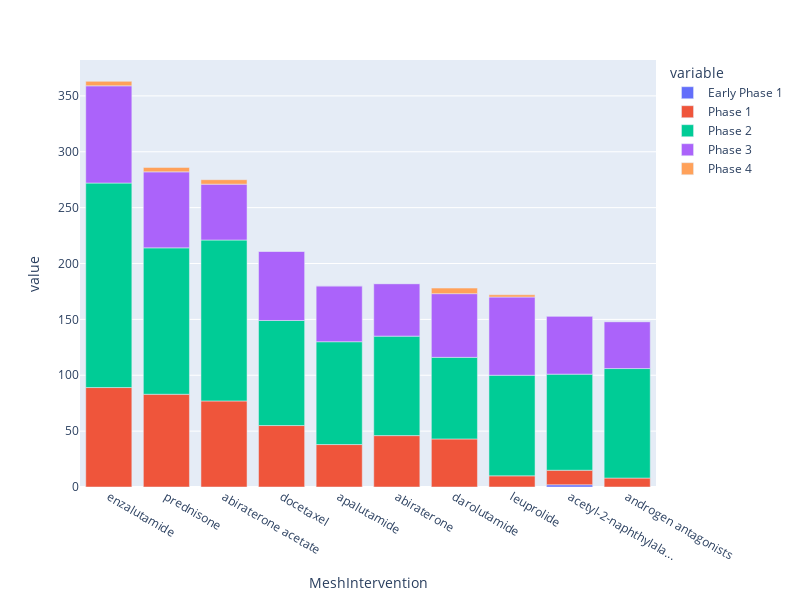

Notebook code cell kept with this figure:
### Code cell
mesh_5yr_interventional_df = mesh_5yr_interventional_df[mesh_5yr_interventional_df['MeshIntervention'] != 'null']
mesh_5yr_interventional_df['MeshIntervention'] = mesh_5yr_interventional_df['MeshIntervention'].astype(str).apply(lambda x: x if len(x) <= 20 else x[:20] + '...')
mesh_5yr_interventional_df.rename(columns={'EPhase1Count': 'Early Phase 1', 'Phase1Count': 'Phase 1', 'Phase2Count': 'Phase 2', 'Phase3Count': 'Phase 3', 'Phase4Count': 'Phase 4'}, inplace=True)
fig = px.bar(mesh_5yr_interventional_df[:10], x='MeshIntervention', y=['Early Phase 1', 'Phase 1', 'Phase 2', 'Phase 3', 'Phase 4'], 
             hover_data='MeshInterventionCount',
             orientation='v', width=800, height=600)
# fig.update_layout(margin=dict(l=20, r=20, t=100, b=5))
fig.show()

### Figure 1 — Plotly figure (JSON) as saved in the notebook; plotly's stock layout.template omitted (floating-point values rounded to 4 significant figures)
{"data": [{"customdata": [[363], [286], [275], [211], [184], [184], [178], [172], [153], [149]], "hovertemplate": "variable=Early Phase 1<br>MeshIntervention=%{x}<br>value=%{y}<br>MeshInterventionCount=%{customdata[0]}<extra></extra>", "legendgroup": "Early Phase 1", "marker": {"color": "#636efa", "pattern": {"shape": ""}}, "name": "Early Phase 1", "orientation": "v", "showlegend": true, "textposition": "auto", "type": "bar", "x": ["enzalutamide", "prednisone", "abiraterone acetate", "docetaxel", "apalutamide", "abiraterone", "darolutamide", "leuprolide", "acetyl-2-naphthylala...", "androgen antagonists"], "xaxis": "x", "y": [0, 0, 0, 0, 0, 0, 0, 0, 2, 0], "yaxis": "y"}, {"customdata": [[363], [286], [275], [211], [184], [184], [178], [172], [153], [149]], "hovertemplate": "variable=Phase 1<br>MeshIntervention=%{x}<br>value=%{y}<br>MeshInterventionCount=%{customdata[0]}<extra></extra>", "legendgroup": "Phase 1", "marker": {"color": "#EF553B", "pattern": {"shape": ""}}, "name": "Phase 1", "orientation": "v", "showlegend": true, "textposition": "auto", "type": "bar", "x": ["enzalutamide", "prednisone", "abiraterone acetate", "docetaxel", "apalutamide", "abiraterone", "darolutamide", "leuprolide", "acetyl-2-naphthylala...", "androgen antagonists"], "xaxis": "x", "y": [89, 83, 77, 55, 38, 46, 43, 10, 13, 8], "yaxis": "y"}, {"customdata": [[363], [286], [275], [211], [184], [184], [178], [172], [153], [149]], "hovertemplate": "variable=Phase 2<br>MeshIntervention=%{x}<br>value=%{y}<br>MeshInterventionCount=%{customdata[0]}<extra></extra>", "legendgroup": "Phase 2", "marker": {"color": "#00cc96", "pattern": {"shape": ""}}, "name": "Phase 2", "orientation": "v", "showlegend": true, "textposition": "auto", "type": "bar", "x": ["enzalutamide", "prednisone", "abiraterone acetate", "docetaxel", "apalutamide", "abiraterone", "darolutamide", "leuprolide", "acetyl-2-naphthylala...", "androgen antagonists"], "xaxis": "x", "y": [183, 131, 144, 94, 92, 89, 73, 90, 86, 98], "yaxis": "y"}, {"customdata": [[363], [286], [275], [211], [184], [184], [178], [172], [153], [149]], "hovertemplate": "variable=Phase 3<br>MeshIntervention=%{x}<br>value=%{y}<br>MeshInterventionCount=%{customdata[0]}<extra></extra>", "legendgroup": "Phase 3", "marker": {"color": "#ab63fa", "pattern": {"shape": ""}}, "name": "Phase 3", "orientation": "v", "showlegend": true, "textposition": "auto", "type": "bar", "x": ["enzalutamide", "prednisone", "abiraterone acetate", "docetaxel", "apalutamide", "abiraterone", "darolutamide", "leuprolide", "acetyl-2-naphthylala...", "androgen antagonists"], "xaxis": "x", "y": [87, 68, 50, 62, 50, 47, 57, 70, 52, 42], "yaxis": "y"}, {"customdata": [[363], [286], [275], [211], [184], [184], [178], [172], [153], [149]], "hovertemplate": "variable=Phase 4<br>MeshIntervention=%{x}<br>value=%{y}<br>MeshInterventionCount=%{customdata[0]}<extra></extra>", "legendgroup": "Phase 4", "marker": {"color": "#FFA15A", "pattern": {"shape": ""}}, "name": "Phase 4", "orientation": "v", "showlegend": true, "textposition": "auto", "type": "bar", "x": ["enzalutamide", "prednisone", "abiraterone acetate", "docetaxel", "apalutamide", "abiraterone", "darolutamide", "leuprolide", "acetyl-2-naphthylala...", "androgen antagonists"], "xaxis": "x", "y": [4, 4, 4, 0, 0, 0, 5, 2, 0, 0], "yaxis": "y"}], "layout": {"barmode": "relative", "height": 600, "legend": {"title": {"text": "variable"}, "tracegroupgap": 0}, "margin": {"t": 60}, "width": 800, "xaxis": {"anchor": "y", "domain": [0, 1], "title": {"text": "MeshIntervention"}}, "yaxis": {"anchor": "x", "domain": [0, 1], "title": {"text": "value"}}}}
